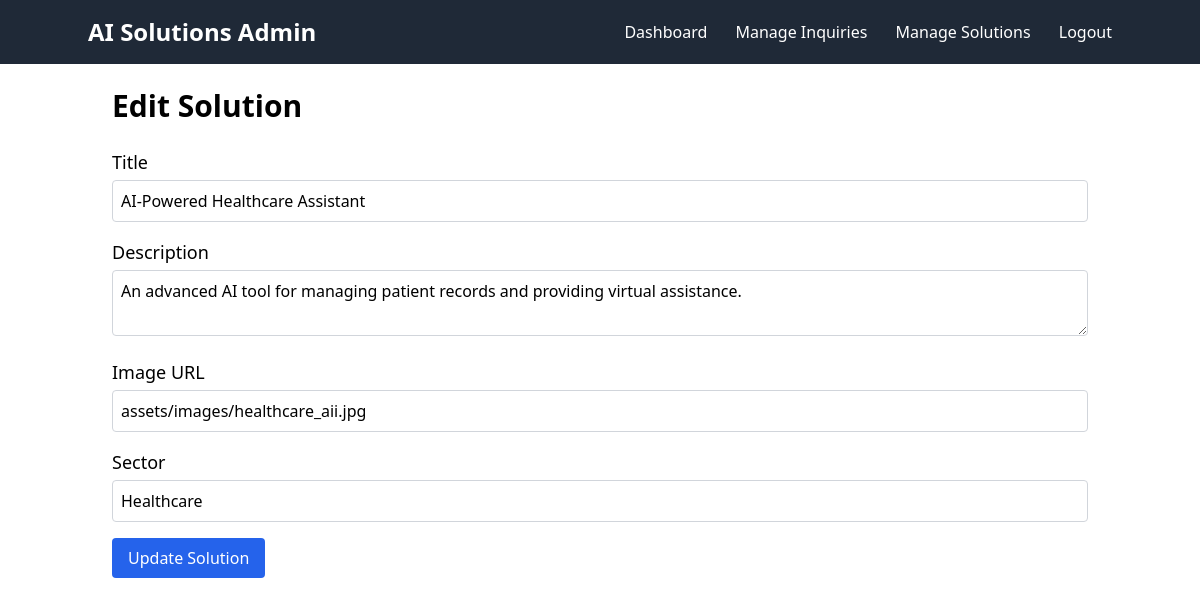
Page /admin/edit_solution.php?id=1 (signed in) on the committed database.
### tables this page shows
CREATE TABLE `solutions` (
  `id` int(11) NOT NULL,
  `title` varchar(255) NOT NULL,
  `description` text NOT NULL,
  `metadata` text NOT NULL,
  `sector` varchar(100) NOT NULL,
  `image_url` varchar(255) DEFAULT NULL,
  `updated_at` timestamp NOT NULL DEFAULT current_timestamp() ON UPDATE current_timestamp()
);

### admin/edit_solution.php (the view, shortened to what this page needs)
<?php
include('../config/db.php');
if (isset($_GET['id'])) {
    $id = $_GET['id'];
    $sql = "SELECT * FROM solutions WHERE id = ?";
    $stmt = $conn->prepare($sql);
    $stmt->bind_param("i", $id);
    $stmt->execute();
    $result = $stmt->get_result();
    $solution = $result->fetch_assoc();
} else {
    header("Location: manage_solutions.php");
    exit;
}
?>
<!DOCTYPE html>
<html lang="en">
<head>
    <script src="https://cdn.tailwindcss.com"></script>
</head>
<body>
    <?php include('admin-navbar.php'); ?>
    <div class="container mx-auto p-6">
        <h1 class="text-3xl font-bold mb-6">Edit Solution</h1>
        <form action="" method="POST">
            <div class="mb-4">
                <label for="title" class="block text-lg font-medium">Title</label>
                <input type="text" id="title" name="title" class="w-full p-2 mt-1 border border-gray-300 rounded"
                    value="<?php echo htmlspecialchars($solution['title']); ?>" required>
            </div>
            <div class="mb-4">
                <label for="description" class="block text-lg font-medium">Description</label>
                <textarea id="description" name="description" class="w-full p-2 mt-1 border border-gray-300 rounded"
                    required><?php echo htmlspecialchars($solution['description']); ?></textarea>
            </div>
            <div class="mb-4">
                <label for="image_url" class="block text-lg font-medium">Image URL</label>
                <input type="text" id="image_url" name="image_url"
                    class="w-full p-2 mt-1 border border-gray-300 rounded"
                    value="<?php echo htmlspecialchars($solution['image_url']); ?>" required>
            </div>
            <div class="mb-4">
                <label for="sector" class="block text-lg font-medium">Sector</label>
                <input type="text" id="sector" name="sector" class="w-full p-2 mt-1 border border-gray-300 rounded"
                    value="<?php echo htmlspecialchars($solution['sector']); ?>" required>
            </div>
            <div class="mb-4">
                <button type="submit" class="bg-blue-600 hover:bg-blue-700 text-white py-2 px-4 rounded">Update
                    Solution</button>
            </div>
        </form>
    </div>
</body>
</html>

### rows in the picture
solutions: title "AI-Powered Healthcare Assistant", description "An advanced AI tool for managing patient records and providing virtual assistance.", image_url "assets/images/healthcare_aii.jpg", sector "Healthcare"
